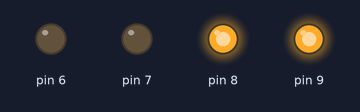
Simulated run of this sketch. Board: Arduino Uno, built with avr-gcc and run on an emulated ATmega328P. On the bench: output pins drawn as LEDs (lit = HIGH).

Above: at 0.05 s.
At 1.35 s:
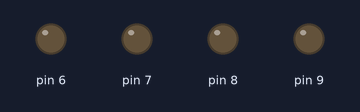
At 2.85 s:
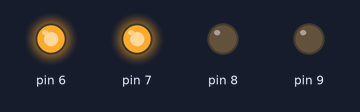
Timing chart, 0 to 3.1 s (numbered marks = the images above):
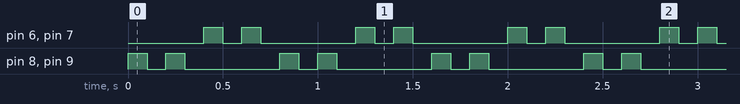

Measured:
- by itself, pin 6–9: repeats every 0.80 s: LOW 0.10 s, HIGH 0.10 s, LOW 0.50 s, HIGH 0.10 s

The sketch:

led-112-panel.ino
```cpp
int term = 100;

void setup() {
  // put your setup code here, to run once:
  pinMode(6,OUTPUT);
  pinMode(7,OUTPUT);
  pinMode(8,OUTPUT);
  pinMode(9,OUTPUT);
}

void loop() {
  // put your main code here, to run repeatedly:
 for(int i = 0; i < 2; i++){
  digitalWrite(8, HIGH);
  digitalWrite(9, HIGH);
  delay(term);
  digitalWrite(8, LOW);
  digitalWrite(9, LOW);
  delay(term);
 }

  for(int i = 0; i < 2; i++){
  digitalWrite(6, HIGH);
  digitalWrite(7, HIGH);
  delay(term);
  digitalWrite(6, LOW);
  digitalWrite(7, LOW);
  delay(term);
 }
}
```
